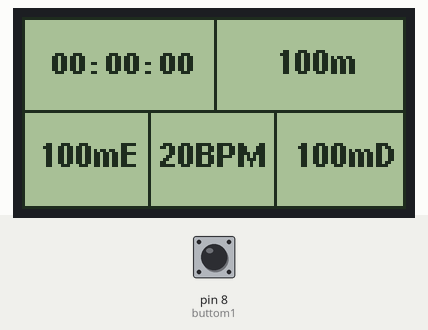
This sketch was run on a simulated Arduino Uno, built with avr-gcc and run on an emulated ATmega328P. On the bench: 128×64 one-colour display. The test bench sets the inputs (shaded band); at power-on: pin 8 (buttom1) LOW.

Above: at 1.8 s.
1.9 s: pin 8 (buttom1) pulled HIGH for 3.2 s
At 3.7 s:
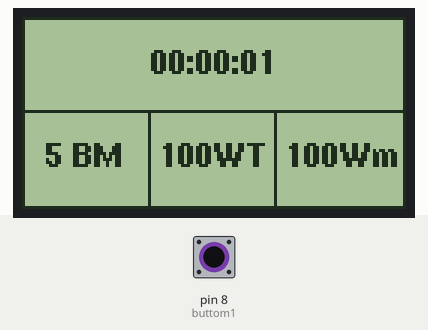
8.1 s: pin 8 (buttom1) pulled HIGH for 1 s
At 9.7 s:
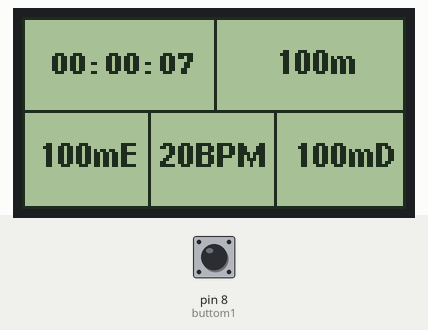
11.9 s: pin 8 (buttom1) pulled HIGH for 1 s
At 13.5 s:
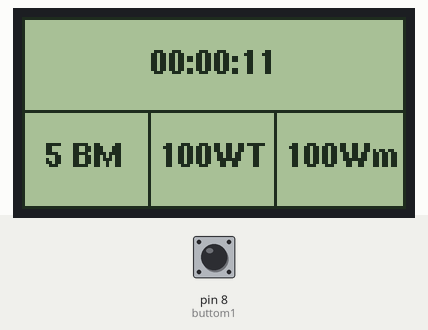
Timing chart, 0 to 15.0 s (numbered marks = the images above; inputs shaded):
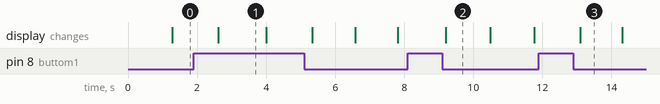

Measured:
- after the input at 1.9 s, the display: changes after 0.72 s (image 1)
- after the input at 8.1 s, the display: changes after 1.1 s (image 2)
- after the input at 11.9 s, the display: changes after 1.2 s (image 3)
- what the display in image 1 shows lasts 1.4 s, from 2.6 s to 4.0 s
- what the display in image 3 shows lasts 1.2 s, from 13.1 s to 14.3 s

The sketch:

XPA.ino
```cpp
#include <U8glib.h>
#include <stdio.h>
int intHours;
int intMinutes;
int intSeconds;

unsigned long cronometer;
unsigned long milliSecondsInSecond = 1000;
unsigned long milliSecondsInMinute = 60000;
unsigned long milliSecondsInHour = 3600000;
char timer[100];

#define buttom1 8
U8GLIB_ST7920_128X64_1X u8g( 6, 5, 4, 7);

uint8_t draw_state1 = 0;
uint8_t draw_state2 = 0;
byte b1 = LOW; // variavel para o nivel lógico
int cb1 = 0;

void disp_graph_init();             //função de inicialização do display
void u8g_frame();
void draw();

void disp_graph_init()
{
  if ( u8g.getMode() == U8G_MODE_R3G3B2 ) {
    u8g.setColorIndex(255);     //branco
  }
  else if ( u8g.getMode() == U8G_MODE_GRAY2BIT ) {
    u8g.setColorIndex(3);         //máxima intensidade
  }
  else if ( u8g.getMode() == U8G_MODE_BW ) {
    u8g.setColorIndex(1);         // pixel on
  }
  else if ( u8g.getMode() == U8G_MODE_HICOLOR ) {
    u8g.setHiColorByRGB(255,255,255);
  }
}
void u8g_frame() {
  u8g.drawRFrame(0, 0,65,32, 0);
  u8g.setFont(u8g_font_courB08);
  u8g.drawStr(10, 19, timer); // cronometro
  u8g.drawRFrame(64, 0,64,32, 0);
  u8g.setFont(u8g_font_helvB08);
  u8g.drawStr(85,19, "100m");
  u8g.drawRFrame(0, 31,43,33,  0);
  u8g.setFont(u8g_font_helvB08);
  u8g.drawStr(6,50, "100mE");
  u8g.drawRFrame(42, 31,43,33, 0);
  u8g.setFont(u8g_font_helvB08);
  u8g.drawStr(46,50, "20BPM");
  u8g.drawRFrame(84, 31,44,33, 0);
  u8g.setFont(u8g_font_helvB08);
  u8g.drawStr(91,50, "100mD");


}
void u8g_frame2(){
  u8g.drawRFrame(0, 0,128,32, 0);
  u8g.drawStr(43,19, timer); //cronometro
  u8g.drawRFrame(0, 31,43,33,  0);
  u8g.drawStr(8,50, "5 BM");
  u8g.drawRFrame(42, 31,43,33, 0);
  u8g.setFont(u8g_font_helvB08);
  u8g.drawStr(46,50, "100WT");
  u8g.drawRFrame(84, 31,44,33, 0);
  u8g.setFont(u8g_font_helvB08);
  u8g.drawStr(88,50, "100Wm");

  }
void u8g_frame3() {
  u8g.drawRFrame(0, 0,65,32, 0);
  u8g.setFont(u8g_font_courB08);
  u8g.drawStr(10,19, timer); // cronometro
  u8g.drawRFrame(64, 0,64,32, 0);
  u8g.setFont(u8g_font_helvB08);
  u8g.drawStr(85,19, "100m");
  u8g.drawRFrame(0, 31,43,33,  0);
  u8g.setFont(u8g_font_helvB08);
  u8g.drawStr(6,50, "100NE");
  u8g.drawRFrame(42, 31,43,33, 0);
  u8g.setFont(u8g_font_helvB08);
  u8g.drawStr(46,50, "20BPM");
  u8g.drawRFrame(84, 31,44,33, 0);
  u8g.setFont(u8g_font_helvB08);
  u8g.drawStr(91,50, "100ND");


}
void u8g_frame4() {
  u8g.drawRFrame(0, 0,128,32, 0);
  u8g.drawStr(43,19, timer); // cronometro
  u8g.drawRFrame(0, 31,43,33,  0);
  u8g.drawStr(5,50, "123WE");
  u8g.drawRFrame(42, 31,43,33, 0);
  u8g.setFont(u8g_font_helvB08);
  u8g.drawStr(46,50, "100WT");
  u8g.drawRFrame(84, 31,44,33, 0);
  u8g.setFont(u8g_font_helvB08);
  u8g.drawStr(88,50, "100WD");
}

void draw1(int a){
  switch(a){
    case 0: u8g_frame(); break;
    case 1: u8g_frame2(); break;
    case 2: u8g_frame3(); break;
    case 3: u8g_frame4(); break;
    }
  }
void next_screen(){
  b1 = digitalRead(buttom1);
  if (b1 == HIGH) {
      draw_state1 = draw_state1 + 1;
      delay(100);
      if(draw_state1 >3)
      draw_state1 = 0;
    }
        u8g.firstPage();
        do {
        draw1(draw_state1);
         }
        while( u8g.nextPage() );
  }
void goto_delay(int seconds){
  unsigned long start_millis = millis();
  unsigned long current_millis = 0;
  unsigned long delta_t = 0;

  while (delta_t < seconds*1000){
    current_millis = millis();
    delta_t = current_millis - start_millis;
  }
}
void computeHMS(unsigned long duration) {

  float floatHours;
  float floatMinutes;
  float floatSeconds;

  intHours = 0;
  intMinutes = 0;
  intSeconds = 0;

  if (duration >= 1000) {
      floatSeconds = duration / milliSecondsInSecond % 60;
      intSeconds = floatSeconds;

      floatMinutes = duration / milliSecondsInMinute % 60;
      intMinutes = floatMinutes;

      floatHours = duration / milliSecondsInHour % 24;
      intHours = floatHours;

  }
  sprintf(timer, "%02d:%02d:%02d", intHours, intMinutes, intSeconds);
  goto_delay(1);
}
void setup()
{
    pinMode(buttom1, INPUT);
    disp_graph_init();
}

void loop()
{
  cronometer = millis();
  computeHMS(cronometer);
  next_screen();

}
```
